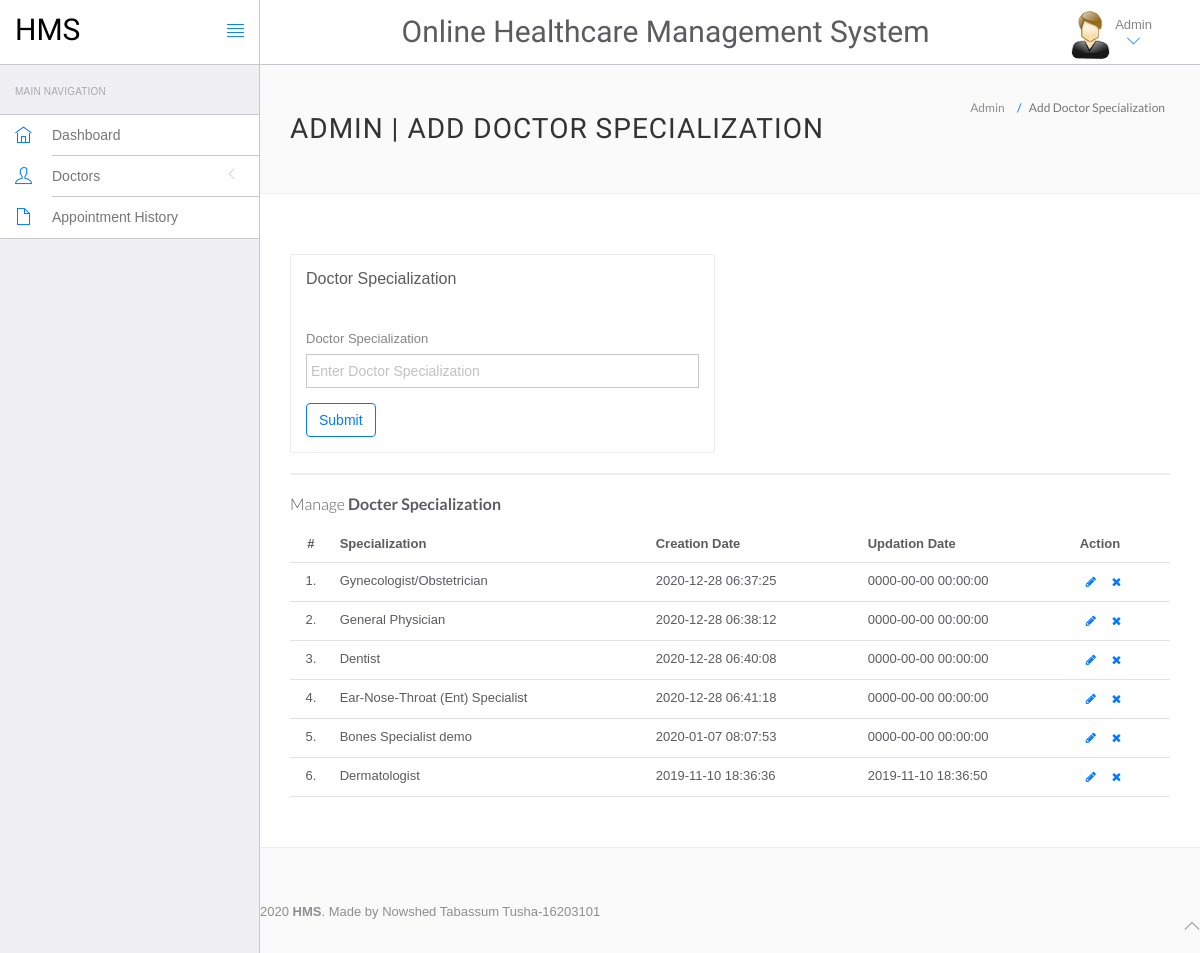
Page /hms/admin/doctor-specilization.php (signed in) on the committed database.
### tables this page shows
CREATE TABLE `doctorspecilization` (
  `id` int(11) NOT NULL,
  `specilization` varchar(255) DEFAULT NULL,
  `creationDate` timestamp NULL DEFAULT current_timestamp(),
  `updationDate` timestamp NULL DEFAULT NULL ON UPDATE current_timestamp()
);

### hms/admin/doctor-specilization.php (the view, shortened to what this page needs)
<?php
include('include/config.php');
?>
<!DOCTYPE html>
<html lang="en">
	<head>
		<link rel="stylesheet" href="vendor/bootstrap/css/bootstrap.min.css">
		<link rel="stylesheet" href="vendor/fontawesome/css/font-awesome.min.css">
		<link rel="stylesheet" href="vendor/themify-icons/themify-icons.min.css">
		<link href="vendor/animate.css/animate.min.css" rel="stylesheet" media="screen">
		<link href="vendor/perfect-scrollbar/perfect-scrollbar.min.css" rel="stylesheet" media="screen">
		<link href="vendor/switchery/switchery.min.css" rel="stylesheet" media="screen">
		<link href="vendor/bootstrap-touchspin/jquery.bootstrap-touchspin.min.css" rel="stylesheet" media="screen">
		<link href="vendor/select2/select2.min.css" rel="stylesheet" media="screen">
		<link href="vendor/bootstrap-datepicker/bootstrap-datepicker3.standalone.min.css" rel="stylesheet" media="screen">
		<link href="vendor/bootstrap-timepicker/bootstrap-timepicker.min.css" rel="stylesheet" media="screen">
		<link rel="stylesheet" href="assets/css/styles.css">
		<link rel="stylesheet" href="assets/css/plugins.css">
		<link rel="stylesheet" href="assets/css/themes/theme-1.css" id="skin_color" />
	</head>
	<body>
		<div id="app">
<?php include('include/sidebar.php');?>
			<div class="app-content">
						<?php include('include/header.php');?>
				<div class="main-content" >
					<div class="wrap-content container" id="container">
						<section id="page-title">
							<div class="row">
								<div class="col-sm-8">
									<h1 class="mainTitle">Admin | Add Doctor Specialization</h1>
																	</div>
								<ol class="breadcrumb">
									<li>
										<span>Admin</span>
									</li>
									<li class="active">
										<span>Add Doctor Specialization</span>
									</li>
								</ol>
							</div>
						</section>
						<div class="container-fluid container-fullw bg-white">
							<div class="row">
								<div class="col-md-12">
									<div class="row margin-top-30">
										<div class="col-lg-6 col-md-12">
											<div class="panel panel-white">
												<div class="panel-heading">
													<h5 class="panel-title">Doctor Specialization</h5>
												</div>
												<div class="panel-body">
													<form role="form" name="dcotorspcl" method="post" >
														<div class="form-group">
															<label for="exampleInputEmail1">
																Doctor Specialization
															</label>
							<input type="text" name="doctorspecilization" class="form-control"  placeholder="Enter Doctor Specialization">
														</div>
														<button type="submit" name="submit" class="btn btn-o btn-primary">
															Submit
														</button>
													</form>
												</div>
											</div>
										</div>
											</div>
										</div>
									<div class="col-lg-12 col-md-12">
											<div class="panel panel-white">
											</div>
										</div>
									</div>
									<div class="row">
								<div class="col-md-12">
									<h5 class="over-title margin-bottom-15">Manage <span class="text-bold">Docter Specialization</span></h5>
									<table class="table table-hover" id="sample-table-1">
										<thead>
											<tr>
												<th class="center">#</th>
												<th>Specialization</th>
												<th class="hidden-xs">Creation Date</th>
												<th>Updation Date</th>
												<th>Action</th>
											</tr>
										</thead>
										<tbody>
<?php
$sql=mysqli_query($con,"select * from doctorSpecilization");
$cnt=1;
while($row=mysqli_fetch_array($sql))
{
?>
											<tr>
												<td class="center"><?php echo $cnt;?>.</td>
												<td class="hidden-xs"><?php echo $row['specilization'];?></td>
												<td><?php echo $row['creationDate'];?></td>
												<td><?php echo $row['updationDate'];?>
												</td>
												<td >
												<div class="visible-md visible-lg hidden-sm hidden-xs">
							<a href="edit-doctor-specialization.php?id=<?php echo $row['id'];?>" class="btn btn-transparent btn-xs" tooltip-placement="top" tooltip="Edit"><i class="fa fa-pencil"></i></a>
	<a href="doctor-specilization.php?id=<?php echo $row['id']?>&del=delete" onClick="return confirm('Are you sure you want to delete?')"class="btn btn-transparent btn-xs tooltips" tooltip-placement="top" tooltip="Remove"><i class="fa fa-times fa fa-white"></i></a>
												</div>
												</td>
											</tr>
											<?php
$cnt=$cnt+1;
											 }?>
										</tbody>
									</table>
								</div>
							</div>
								</div>
							</div>
						</div>
					</div>
				</div>
	<?php include('include/footer.php');?>
	</body>
</html>

### hms/admin/assets/css/themes/theme-1.css (style rules this page uses)
body { background: #FAFAFA; }

### rows in the picture
doctorspecilization: specilization "Gynecologist/Obstetrician", creationDate "2020-12-28 06:37:25", updationDate "0000-00-00 00:00:00"
doctorspecilization: specilization "General Physician", creationDate "2020-12-28 06:38:12", updationDate "0000-00-00 00:00:00"
doctorspecilization: specilization "Dentist", creationDate "2020-12-28 06:40:08", updationDate "0000-00-00 00:00:00"
doctorspecilization: specilization "Ear-Nose-Throat (Ent) Specialist", creationDate "2020-12-28 06:41:18", updationDate "0000-00-00 00:00:00"
doctorspecilization: specilization "Bones Specialist demo", creationDate "2020-01-07 08:07:53", updationDate "0000-00-00 00:00:00"
doctorspecilization: specilization "Dermatologist", creationDate "2019-11-10 18:36:36", updationDate "2019-11-10 18:36:50"
